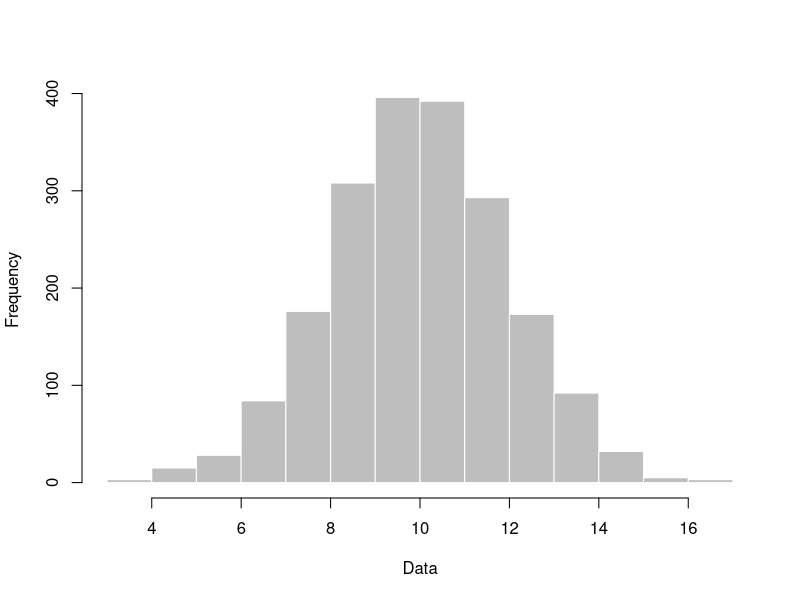
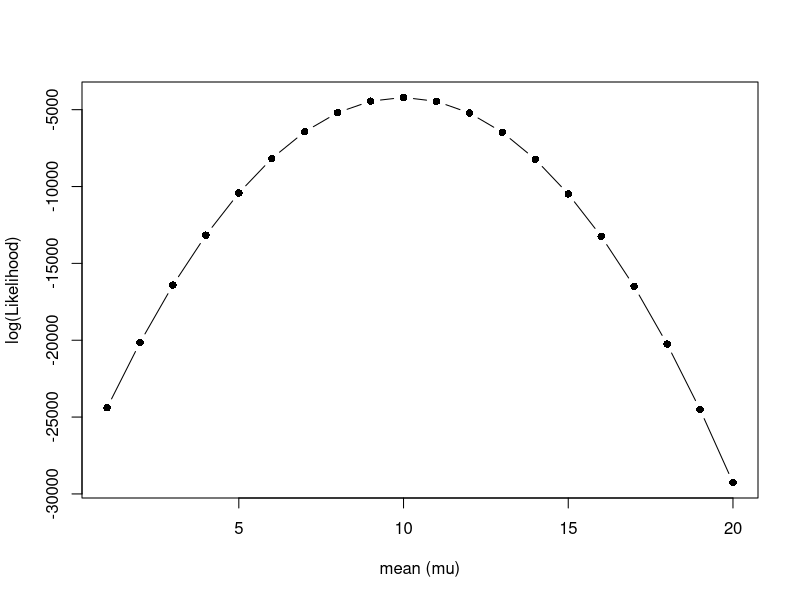
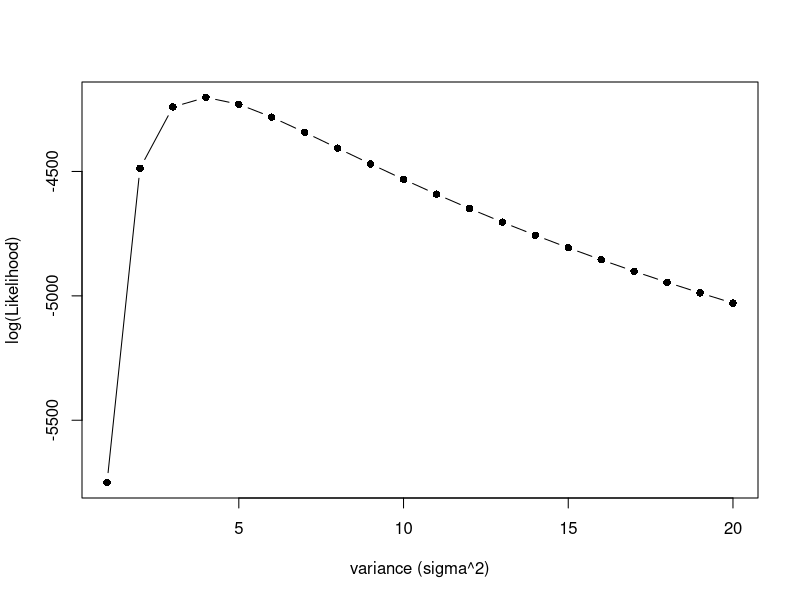
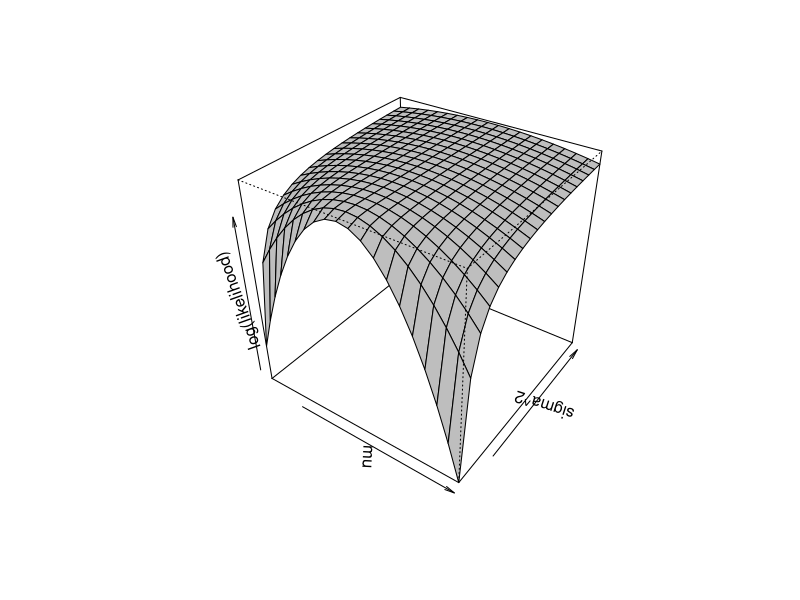
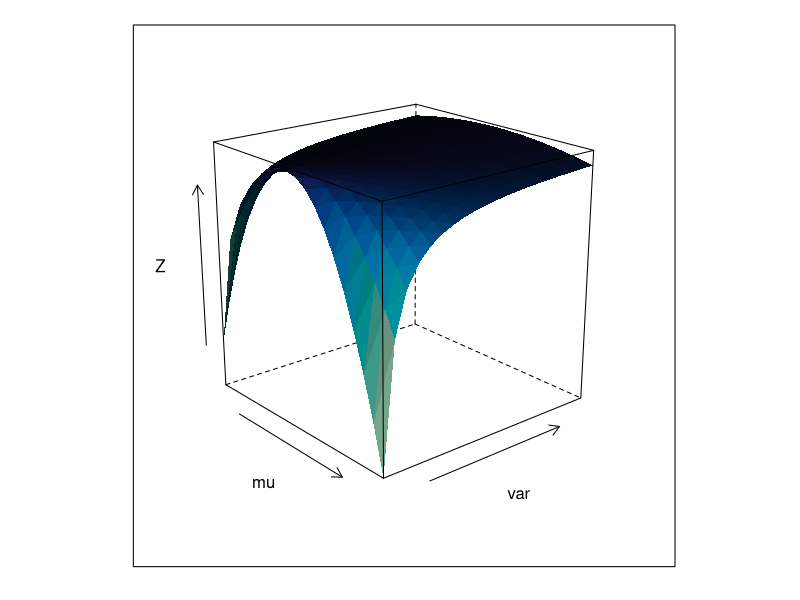
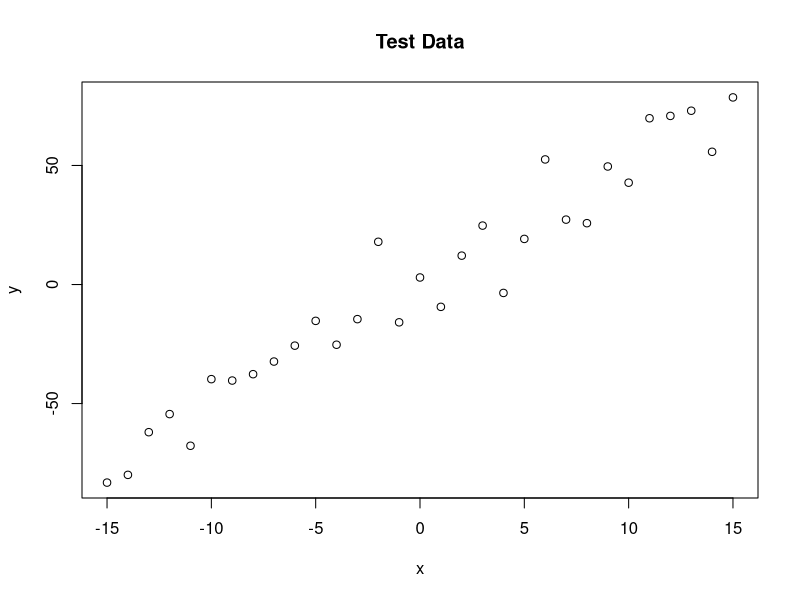

These figures' R source, in order:
## Nesse tutorial vamos explorar a utilização da função de verossimilhança.
## Vamos usar o modelo de distribuição Normal.

## Seed para o script, isso permite que todos os resultados sejam equivalentes.
set.seed(1234)

## Gerar uma distribuição normal e o plot.
nr <- rnorm(n = 2000, mean = 10, sd = 2)
hist(nr, main="", xlab="Data", col = "gray", border = "white")

## Função de verossimilhança para a distribuição normal.
## A função abaixo calcula a verossimilhança de um modelo normal.
lik.norm <- function(dt, mu, var){
  ## Calcula a verossimilhança de um modelo normal.
  ## dt = dados (class::vector).
  ## mu = média.
  ## var = variância.
  n <- length(dt)
  first <- (2*pi*var)^(-n/2)
  second <- (-1/2*var) * ( sum(dt-mu) )^2
  lik <- first * exp( second )
  return(lik)
}

## Calcule a verossimilhança de um par de valores para os parãmetros do modelo.
lik.norm(dt=nr, mu=11, var=4)
lik.norm(dt=nr, mu=10, var=4)
lik.norm(dt=nr, mu=10, var=5)

## Note que o valor de verossimilhança é muito pequeno (as vezes igual a 0).
## Isso acontece pois a exponenciação com valor negativo dependente do número
## de amostra faz com que a quantidade calculada seja muito pequena.

## Vamos diminuir o número da amostra e ver qual o efeito sobre o cálculo da
##   verossimilhança.
nr.small <- rnorm(n = 10, mean = 10, sd = 2)
lik.norm(dt=nr.small, mu=10, var=5)

## Veja que agora conseguimos um valor de verossimilhança muito maior.
## Utilizar a função de likelihood sem transformar para o log pode provocar erros
##   nos cálculos, principalmente pois teremos que avaliar a função muitas vezes
##   quando implementamos uma análise usando MCMC.

## A função abaixo usa o log para transformar o cálculo da verossimilhança.
log.lik.norm <- function(dt, mu, var){
  ## dt = dados (class::vector).
  ## mu = média.
  ## var = variancia.
  n <- length(dt)
  first <- log(2)*(-n/2) + log(pi)*(-n/2) + log(var)*(-n/2)
  second <- -1/(2*var) * sum( (dt - mu)^2 )
  lik <- first + second
  return(lik)
}

## Vamos comparar os resultados produzidos pela função de likelihood em log e
##    sem a transformação:
lik.norm(dt=nr, mu=11, var=4)
log.lik.norm(dt=nr, mu=11, var=4)
lik.norm(dt=nr, mu=10, var=4)
log.lik.norm(dt=nr, mu=10, var=4)
lik.norm(dt=nr, mu=10, var=5)
log.lik.norm(dt=nr, mu=10, var=5)

## Note que os valores produzidos pela função em espaço log são negativos, no entanto,
##   o valor absoluto é muito maior. Cálculos com muitas casas decimais causam
##   problemas.
## Esse é o motivo porque muitas vezes a likelihood é mostrada em valores negativos.
## Pois na verdade está sendo mostrado os valores de log likelihood.

## Podemos usar a função de loglik para traçar a superfície de verossimilhança.
## O gráfico abaixo mostra somente o perfil de verossimilhança para a média
##     assumindo desvio padrão (sigma) = 2.
res_mu <- vector()
for(i in 1:20){
  res_mu[i] <- log.lik.norm(dt=nr, mu=i, var=4)
}
plot(res_mu~seq(1,20), xlab = "mean (mu)", ylab = "log(Likelihood)", pch = 16, type = "b")

## Podemos fixar o valor de mu e traçar o perfil de verossimilhança para sigma.
## O gráfico abaixo mostra somente o perfil de verossimilhança para a variância
##     assumindo média (mu) = 10.
res_sig <- vector()
for(i in 1:20){
  res_sig[i] <- log.lik.norm(dt=nr, mu=10, var=i)
}
plot(res_sig~seq(1,20), xlab = "variance (sigma^2)", ylab = "log(Likelihood)", pch = 16, type = "b")

## Agora vamos calcular a superfície completa de likelihood.
## Nesse caso temos dois parâmetros e, portanto, precisamos adicionar
##    mais um eixo no gráfico. O que vai tornar o gráfico 3D.
## Para tal vamos utilizar a função 'persp'.

x <- 1:20 ## valores para mu
y <- 1:20 ## valores para sigma
## Vamos usar z para criar uma tabela com a combinação dos valores de
##    log likelihood.
## Os valores de x estão nas linhas e os de y nas colunas.
z <- matrix(data = NA, nrow = 20, ncol = 20)
for(i in 1:20){
  for(j in 1:20){
    z[i,j] <- log.lik.norm(dt=nr, mu=x[i], var=y[j])
  }
}

persp(x, y, z, theta = 35, phi = 35, xlab = "mu", ylab = "sigma^2", zlab = "log(likelihood)", border = "black", col = "grey", r = 4)

## Para fazer esse plot também podemos usar o pacote 'lattice'.

if(!require(lattice)) {install.packages("lattice"); library(lattice)}
X <- as.matrix( expand.grid(x, y))
colnames(X) <- c("mu","var")
Z <- vector()
for(i in 1:nrow(X)){
  Z[i] <- log.lik.norm(dt=nr, mu=X[i,1], var=X[i,2])
}
df <- data.frame(X, Z)

wireframe(Z ~ mu*var, data=df, main="", shade=TRUE
          , screen = list(z = -50, x = -70) )

## Agora que temos uma visão da superfície de verossimilhança do modelo,
##   vamos fazer uma estimativa da Maximum Likelihood Estimate usando uma
##   função heurística de busca e depois as estimativas diretas.

## Estimativa heurística:
## Para tal vamos usar a função 'optim'.
## Essa é uma função geral e importante para fazer estimativas no R.
## Veja com calma o help dessa função, tente entender qual seu objetivo e como
##   ela opera.
help(optim)

## Note que precisamos criar uma nova função, pois 'optim' pede que o argumento 'par'
##   seja somente um vetor com os valores iniciais dos parâmetros da função.
## Ou seja, os dados precisam ser incluídos diretamente na função que será passada
##   para a função 'optim'.
to.optim <- function(par){
  log.lik.norm(dt=nr, mu=par[1], var=par[2])
}

## Aqui vamos escolher valores iniciais bem longe dos valores que geraram a
##   a distribuição. Vamos falar mais sobre valores iniciais nos próximos
##   tópicos.
## Precisamos mudar o valor de 'control$fnscale' para fazer uma maximização
##   ao invés de minimização usando 'optim'.
optim(c(1,1), to.optim, control=list(fnscale=-1))

## Agora podemos calcular o valor de MLE para a média e variância usando
##   as fórmulas derivadas.
mean(nr)
var(nr)

## Veja que existe uma diferença entre as duas estimativas.

## Essa diferença é importante?
## Qual os possíveis motivos da diferença?
## Por que nenhuma das duas estimativas converge com o valor que gerou os dados?

###########################################################
## Desafio:

## Use a função de likelihood do modelo linear (regressão) para explorar a
##    superfície de verossimilhança e estimar os melhores valores para A e B em
##    A*x + B = y

## Nessa regressão vamos usar uma distribuição normal para o erro, o erro nada
##    mais é do que o quão espalhado os pontos são da reta. Quando ajustamos
##    uma reta em uma regressão os nossos dados não se alinham completamente na
##    linha, essa distãncia das observações para a linha de regressão é explicada
##    por uma distribuição normal.

## Abaixo vou construir a função de verossimilhança para esse modelo.
## Note que a função é uma soma da log(likelihood) de uma distribuição normal
##    com média 'A * x + B' e desvio padrão 'sd' para cada ponto.
lm.log.lik <- function(a, b, sd){
  ## a = a term.
  ## b = b term.
  ## sd = standard deviation.
  pred <- a*x + b
  single.log.liks <- dnorm(y, mean = pred, sd = sd, log = T)
  sum(single.log.liks)
}

## Gerando os dados:
trueA <- 5
trueB <- 0
trueSd <- 10
sampleSize <- 31

# create independent x-values
x <- (-(sampleSize-1)/2):((sampleSize-1)/2)
# create dependent values according to ax + b + N(0,sd)
y <-  trueA * x + trueB + rnorm(n=sampleSize,mean=0,sd=trueSd)
plot(x,y, main="Test Data")

## Dica: Copie e modifique os passos do tutorial acima.
